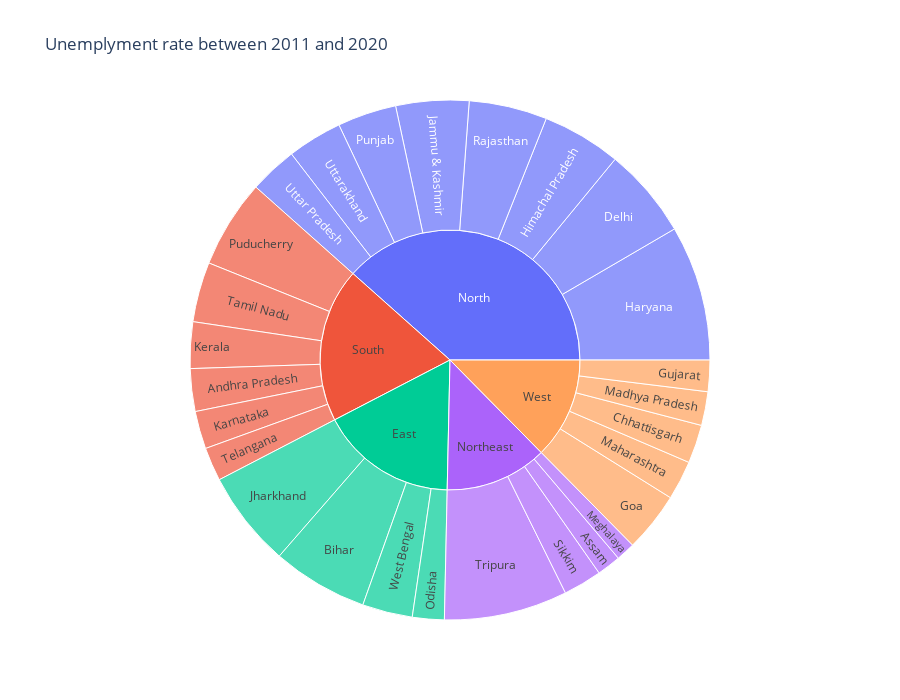

The notebook cell this image was saved under:
### Code cell
px.sunburst(dataset1[['Region','Region.1','Unemployment Rate']], path=['Region.1','Region'],values='Unemployment Rate',title="Unemplyment rate between 2011 and 2020", height=700)

### Figure 1 — Plotly figure (JSON) as saved in the notebook; plotly's stock layout.template omitted (floating-point values rounded to 4 significant figures)
{"data": [{"branchvalues": "total", "domain": {"x": [0, 1], "y": [0, 1]}, "hovertemplate": "labels=%{label}<br>Unemployment Rate=%{value}<br>parent=%{parent}<br>id=%{id}<extra></extra>", "ids": ["South/Andhra Pradesh", "Northeast/Assam", "East/Bihar", "West/Chhattisgarh", "North/Delhi", "West/Goa", "West/Gujarat", "North/Haryana", "North/Himachal Pradesh", "North/Jammu & Kashmir", "East/Jharkhand", "South/Karnataka", "South/Kerala", "West/Madhya Pradesh", "West/Maharashtra", "Northeast/Meghalaya", "East/Odisha", "South/Puducherry", "North/Punjab", "North/Rajasthan", "Northeast/Sikkim", "South/Tamil Nadu", "South/Telangana", "Northeast/Tripura", "North/Uttar Pradesh", "North/Uttarakhand", "East/West Bengal", "East", "North", "Northeast", "South", "West"], "labels": ["Andhra Pradesh", "Assam", "Bihar", "Chhattisgarh", "Delhi", "Goa", "Gujarat", "Haryana", "Himachal Pradesh", "Jammu & Kashmir", "Jharkhand", "Karnataka", "Kerala", "Madhya Pradesh", "Maharashtra", "Meghalaya", "Odisha", "Puducherry", "Punjab", "Rajasthan", "Sikkim", "Tamil Nadu", "Telangana", "Tripura", "Uttar Pradesh", "Uttarakhand", "West Bengal", "East", "North", "Northeast", "South", "West"], "name": "", "parents": ["South", "Northeast", "East", "West", "North", "West", "West", "North", "North", "North", "East", "South", "South", "West", "West", "Northeast", "East", "South", "North", "North", "Northeast", "South", "South", "Northeast", "North", "North", "East", "", "", "", "", ""], "type": "sunburst", "values": [86.64, 48.56, 194.7, 78.19, 184.1, 121.7, 63.76, 274.8, 160.7, 148.3, 195.4, 76.68, 94.34, 68.54, 79.79, 38.66, 64.62, 179.4, 119.8, 158.7, 78.34, 121.9, 68.33, 250.6, 97.37, 111.6, 101.9, 556.6, 1255.0, 416.1, 627.3, 411.9]}], "layout": {"height": 700, "legend": {"tracegroupgap": 0}, "title": {"text": "Unemplyment rate between 2011 and 2020"}}}
